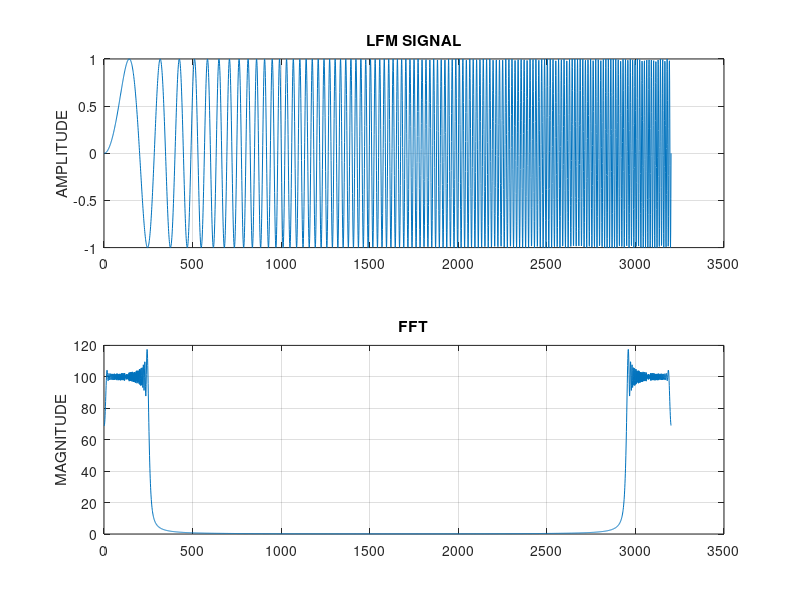

Recreate this plot in MATLAB.
Fs = 800;                            %sampling frequency
t = 0:1/Fs:4;
f = 0.01;                            %value by which frequency is increasing ,check for nyquist criteria for frequencies
fi =[];                              %store all the incremented frequencies in a matrix
temp=0;
for i=1:length(t)
    fi=[fi temp];
    temp=temp+f;
end
y = sin (2 * pi * t.*fi );


%plot 1
subplot(2,1,1);
plot(y);
ylabel("AMPLITUDE");
title("LFM SIGNAL");
grid

%plot 2
yf = fft(y);
subplot(2,1,2);
plot(abs(yf));
ylabel("MAGNITUDE");
title("FFT");
grid
